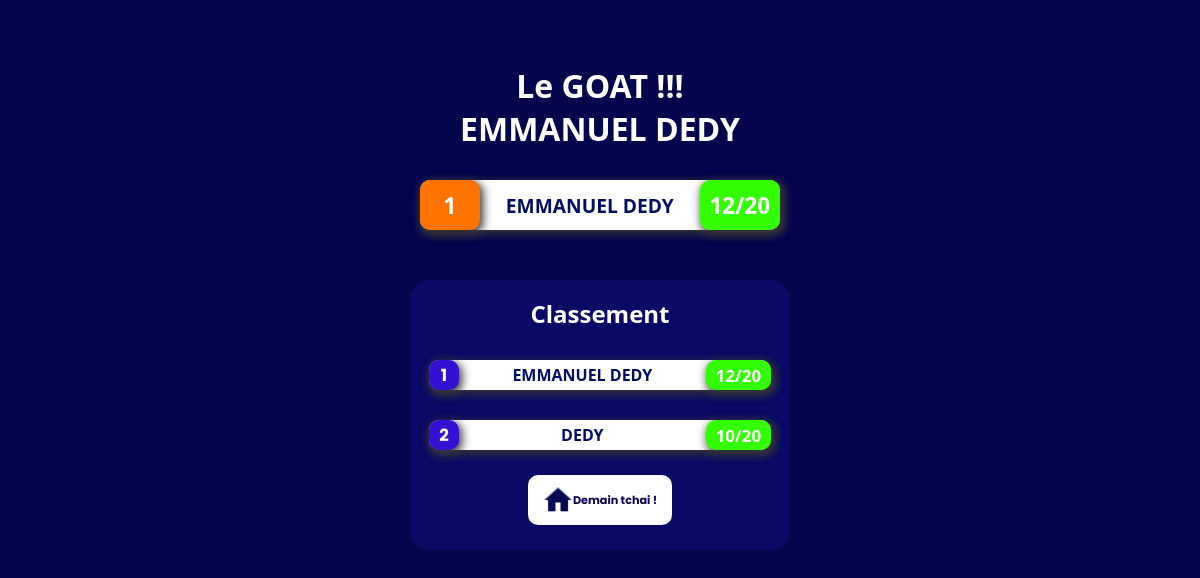
Before: /classez with the older database file.
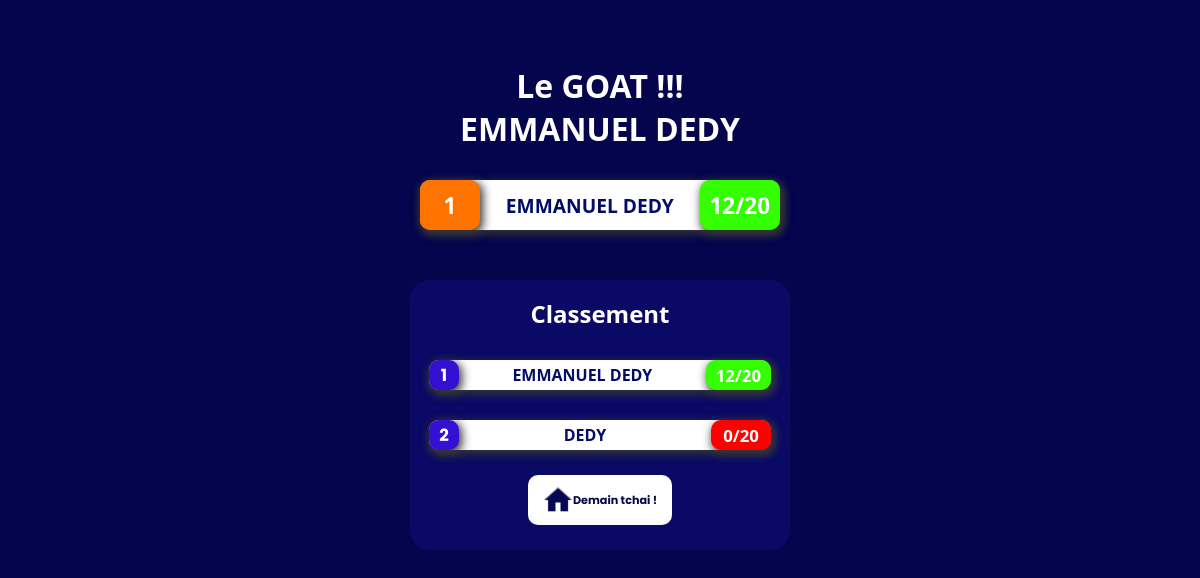
After: the same page with the newer database file.
### app.py (models this page shows, shortened)
class classement(db.Model):
    id = db.Column(db.Integer, primary_key = True)
    comp = db.Column(db.String(20), unique = False , nullable = False)
    note = db.Column(db.Integer)

### app.py (the view)
@app.route('/classez')
def classez():
    classep = classement.query.all()
    eudpe = Profiles.query.all()
    datae = compte.query.get(2)
    tab = []
    for i in classep :
        tab.append([i.note,i.comp ])
    q=[]
    tab = sorted(tab)
    w= reversed(tab)
    comp=[]
    for i in tab:
        q.append(i[0])
    maxe = max(q)
    for i in tab:
        if maxe == i[0] :
            aqsz = i
            print("voivi ",aqsz)
            break
    txs= [aqsz[0],aqsz[1]]
    aouo=[20, 'Emmanuel DEDY']
    print(txs,maxe,aqsz[1])
    lenm= len(tab)-2
    qcs=[]
    for a in tab[::-1]:
        qcs.append(a)
    qsw = qcs.index(txs)+1
    return render_template("classement.html",tab=qcs,comp=comp,maxe=txs,lenm=lenm,qsw=qsw)

### templates/classement.html (shortened to what this page needs)
<!DOCTYPE html>
<html lang="en">
<head>
    <link rel="stylesheet" href="/static/CSS/admin.css">
</head>
<body>
    <div class="aqwxc">
        <div class="clase" style="color: white;">
            <a href="/fin" style="text-decoration: none;color: white;"><h1 id="class" style="text-align: center;">Le GOAT !!! <br> <span style="text-transform: uppercase;font-family: 'Segoe UI', Tahoma, Geneva, Verdana, sans-serif;">{{maxe[1]}}</span> </h1></a>
        </div>
        {% if maxe %}
        <div class="lopm">
            <div class="lo1">
                <div class="lo105">
                    <h1 id="lo11">{{qsw}}</h1>
                </div>
                <div class="lo12">
                    <h2 style="text-transform: uppercase;font-family: 'Segoe UI', Tahoma, Geneva, Verdana, sans-serif;color: #030d66;font-weight: bolder;">{{maxe[1]}}</h2>
                </div>
                {% if maxe[0]>= 10 %}
                    <div class="lo10">
                        <h1 id="lo11">{{maxe[0]}}/20</h1>
                    </div>
                {% else %}
                    <div class="lo100">
                        <h1 id="lo11">{{maxe[0]}}/20</h1>
                    </div>
                {% endif %}
            </div>
        </div>
        {% endif %}
        <section>
            <div class="clase5" style="color: white;">
                <a href="/fin" style="text-decoration: none;color: white;"><h1 id="class" style="text-align: center;">Classement </h1></a>
            </div>
            {% for i in tab %}
            <div class="lo">
                <div class="lo1">
                    <div class="lo14">
                        <h1 id="1">{{ loop.index }}</h1>
                    </div>
                    <div class="lo12">
                        <p style="text-transform: uppercase;font-family: 'Segoe UI', Tahoma, Geneva, Verdana, sans-serif;color: #030d66;font-weight: bolder;">{{ i[1] }}</p>
                    </div>
                    {% if i[0] >= 10 %}
                        <div class="lo10">
                            <h1 id="lo11">{{ i[0] }}/20</h1>
                        </div>
                    {% else %}
                        <div class="lo100">
                            <h1 id="lo11">{{ i[0] }}/20</h1>
                        </div>
                    {% endif %}
                </div>
            </div>
            {% endfor %}
            <div class="deco">
                <div class="de1">
                    <a href="/deconnexion" id="dec"><img style="filter: invert(10%) sepia(55%) saturate(3085%) hue-rotate(229deg) brightness(91%) contrast(119%);" src="{{ url_for('static', filename='IMAGE/hom.png')}}" alt="" width="30px"> Demain tchai !</a>
                </div>
            </div>
        </section>
    </div>
</body>
</html>

### static/CSS/admin.css (style rules this page uses)
* { box-sizing: border-box; margin: 0; padding: 0; font-family: 'Poppins', sans-serif; }
body { background-color: rgb(5, 5, 78); width: 100%; }
.aqwxc { width: 100%; max-width: 400px; margin: 0 auto; margin-top: 50px; background-color: rgb(5, 5, 78); }
.lo12 h2 { font-size: 1.2rem; color: rgb(5, 5, 78); font-family: system-ui, -apple-system, BlinkMacSystemFont, 'Segoe UI', Roboto, Oxygen, Ubuntu, Cantarell, 'Open Sans', 'Helvetica Neue', sans-serif; }
.clase { width: 100%; height: 100px; color: white; display: flex; align-items: end; justify-content: center; }
#class { font-family: system-ui, -apple-system, BlinkMacSystemFont, 'Segoe UI', Roboto, Oxygen, Ubuntu, Cantarell, 'Open Sans', 'Helvetica Neue', sans-serif; }
.lopm { display: flex; align-items: center; justify-content: center; flex-direction: column; width: 100%; gap: 20px; padding-top: 30px; padding-bottom: 30px; color: black; }
.lopm .lo1 { display: flex; align-items: center; justify-content: space-between; gap: 10px; width: 90%; height: 50px; background-color: white; border-radius: 10px; animation: wine 2s infinite; }
.lo { display: flex; align-items: center; justify-content: center; flex-direction: column; width: 100%; gap: 20px; padding-top: 30px; color: black; }
.lo1 { display: flex; align-items: center; justify-content: space-between; gap: 10px; width: 90%; height: 30px; background-color: white; border-radius: 10px; box-shadow: 2px 3px 10px 1px rgb(54, 54, 54); }
#lo11 { font-family: system-ui, -apple-system, BlinkMacSystemFont, 'Segoe UI', Roboto, Oxygen, Ubuntu, Cantarell, 'Open Sans', 'Helvetica Neue', sans-serif; }
.lo14 { display: flex; align-items: center; justify-content: center; font-size: 0.7rem; color: white; width: 30px; height: 30px; background-color: rgb(52, 16, 211); border-radius: 10px; box-shadow: 2px 3px 10px 1px rgb(54, 54, 54); }
.lo10 { display: flex; align-items: center; justify-content: center; font-size: 0.7rem; color: white; padding: 1px 10px; height: 100%; background-color: rgb(51, 255, 0); border-radius: 10px; box-shadow: 2px 3px 10px 1px rgb(54, 54, 54); }
.lo100 { display: flex; align-items: center; justify-content: center; font-size: 0.7rem; color: white; width: 60px; height: 100%; background-color: rgb(255, 0, 0); border-radius: 10px; box-shadow: 2px 3px 10px 1px rgb(54, 54, 54); }
.lo105 { display: flex; align-items: center; justify-content: center; font-size: 0.7rem; color: white; width: 60px; height: 100%; background-color: rgb(255, 115, 0); border-radius: 10px; box-shadow: 2px 3px 10px 1px rgb(54, 54, 54); }
.deco { display: flex; align-items: center; justify-content: center; width: 100%; height: 100px; gap: 10px; }
.de1 { display: flex; align-items: center; justify-content: center; width: 50%; height: 100px; }
#dec { display: flex; align-items: center; justify-content: center; border-radius: 10px; padding: 10px 15px; font-size: 0.7rem; color: rgb(5, 5, 78); padding-top: 10px; margin-bottom: 50px; background-color: rgb(255, 255, 255); text-decoration: none; font-weight: bolder; margin: 0 auto; text-align: center; border: none; }
section { width: 95%; background-color: rgba(15, 15, 121, 0.575); border-radius: 20px; margin: 0 auto; margin-bottom: 10px; }
.clase5 { width: 100%; height: 50px; margin-top: 20px; color: white; display: flex; align-items: end; justify-content: center; }

Changed rows visible on the page:
changed classement "DEDY": note "10" → "0"
